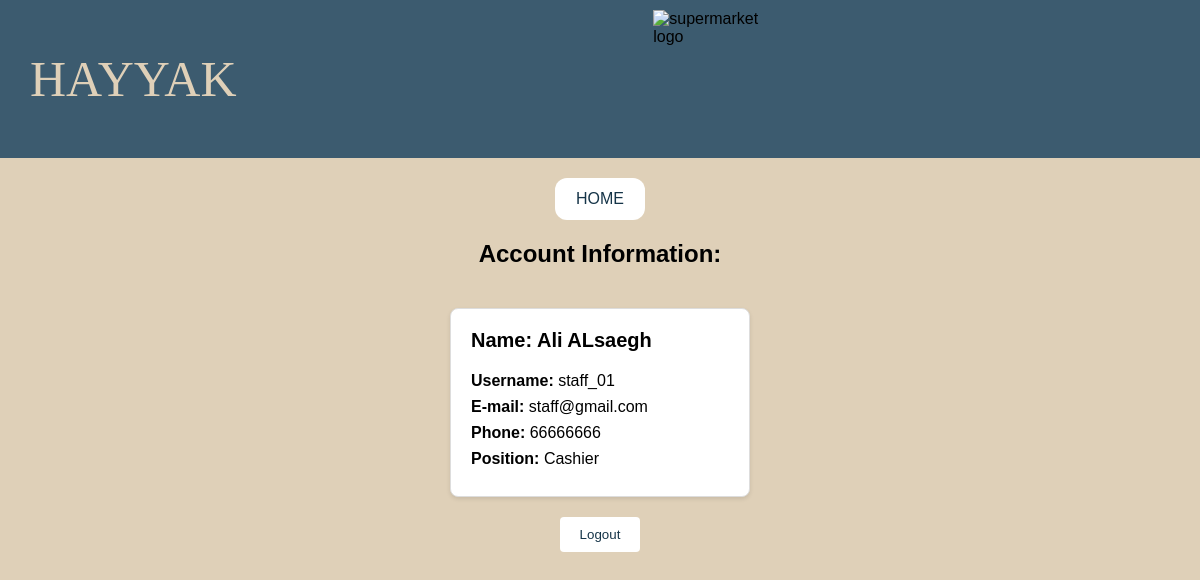
The page /staff_AcInfo.php (signed in) on the database its author committed.
### tables this page shows
CREATE TABLE `staff` (
  `sid` int(11) NOT NULL,
  `sname` text NOT NULL,
  `susername` text NOT NULL,
  `semail` text NOT NULL,
  `spass` text NOT NULL,
  `sphone` int(8) NOT NULL,
  `position` text NOT NULL
);

### staff_AcInfo.php (the view, shortened to what this page needs)
<!DOCTYPE html>
<html>
<head>
    <link rel="stylesheet" href="staff_AcInfo.css">
</head>
<body>
    <header>
        <p>HAYYAK</p>
        <img id="img2" src="Images/lo.png" alt="supermarket logo">
    </header>
    <div class="home">
    <a href="staff.php" > HOME </a>
    </div>
    <div class="cards-container">
        <?php
        $susername = $_SESSION['susername'];
        try {
            $db = new PDO("mysql:host=localhost; dbname=333tst; charset=utf8", 'root', '');
            $db->setAttribute(PDO::ATTR_ERRMODE, PDO::ERRMODE_EXCEPTION);
            $query = "SELECT * FROM staff WHERE susername = :susername";
            $stmt = $db->prepare($query);
            $stmt->bindParam(':susername', $susername);
            $stmt->execute();
            $staff = $stmt->fetchAll(PDO::FETCH_ASSOC);
            echo "<h2>Account Information:</h2>";
            if ($staff) {
                foreach ($staff as $staffinfo) {
                    echo "<div class='card'>";
                    echo "<h3>Name: {$staffinfo['sname']}</h3>";
                    echo "<p><strong>Username:</strong> {$staffinfo['susername']}</p>";
                    echo "<p><strong>E-mail:</strong> {$staffinfo['semail']}</p>";
                    echo "<p><strong>Phone:</strong> {$staffinfo['sphone']}</p>";
                    echo "<p><strong>Position:</strong> {$staffinfo['position']}</p>";
                    echo "</div>";
                }
            } else {
                echo "No staff member found.";
            }
        } catch (PDOException $e) {
            echo "<script>showAlert('Connection failed: ' . {$e->getMessage()} )</script>";
        }
        ?>
    </div>
    <form action="logout.php" method="POST">
        <button type="submit">Logout</button>
    </form>
</body>
</html>

### staff_AcInfo.css (style rules this page uses)
body { font-family: Arial, sans-serif; margin: 0; padding: 0; color: #153448 #3C5B6F #948979 #DFD0B8; background-color: #DFD0B8; }
header { background-color:#3C5B6F; display: flex; }
header p { font-size: 50px; font-family: 'Times New Roman', Times, serif; color: #DFD0B8; margin-left: 30px; }
#img2 { padding-top: 10px; padding-bottom: 10px; height: 130px; width: 130px; margin:0 auto; }
h2 { margin: 20px 0; text-align: center; width: 100%; }
.home { justify-content: center; display: flex; }
.home a { text-align: center; width: 50px; border-radius: 12px; padding:12px 20px; margin-top:20px; text-decoration: none; color: #153448; background-color: white; transition: 0.3s; }
.cards-container { display: flex; flex-wrap: wrap; gap: 20px; justify-content: center; }
.card { background-color: #fff; border: 1px solid #ddd; border-radius: 8px; box-shadow: 0 2px 4px rgba(0, 0, 0, 0.1); padding: 20px; width: 300px; box-sizing: border-box; }
.card h3 { margin-top: 0; font-size: 20px; }
.card p { margin: 8px 0; font-size: 16px; }
button { display: block; margin: 20px auto; padding: 10px 20px; background-color: #fff; color: #153448; border: none; border-radius: 4px; cursor: pointer; transition: 0.3s; }

### rows shown on the page
staff: sname "Ali ALsaegh", susername "staff_01", semail "staff@gmail.com", sphone "66666666", position "Cashier"
